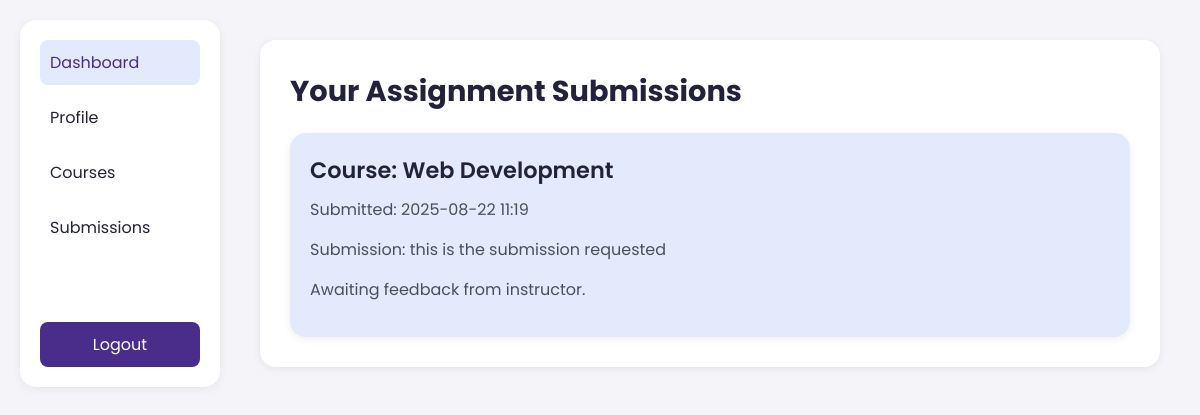
The app's page /submissions (signed in) with its own data.
### tables this page shows
CREATE TABLE submissions (
        id INTEGER PRIMARY KEY AUTOINCREMENT,
        user_id INTEGER,
        course_id INTEGER,
        submission_text TEXT,
        submitted_at TEXT DEFAULT CURRENT_TIMESTAMP,
        feedback TEXT,
        graded_by INTEGER,
        grade INTEGER
    );

CREATE TABLE courses (
        id INTEGER PRIMARY KEY AUTOINCREMENT,
        title TEXT NOT NULL,
        description TEXT,
        video_url TEXT,
        video_path TEXT, 
        instructor_id INTEGER,
        topics TEXT,
        image_path TEXT,
        FOREIGN KEY (instructor_id) REFERENCES users(id)
    );

### app.py (the view)
@app.route('/submissions')
def submissions():
    if 'user_id' not in session or session['role'] != 'student':
        return redirect(url_for('index'))
    db = get_db()
    submissions = db.execute('SELECT s.*, c.title AS course_title FROM submissions s '
                             'JOIN courses c ON s.course_id = c.id '
                             'WHERE s.user_id = ?', (session['user_id'],)).fetchall()
    return render_template('submissions.html', submissions=submissions)

### app.py (called while the page is built)
@app.template_filter('datetimeformat')
def datetimeformat(value, format='%Y-%m-%d %H:%M'):
    if value == 'now':
        return datetime.now().strftime(format)
    try:
        return datetime.strptime(value, '%Y-%m-%d %H:%M:%S').strftime(format) if value else ''
    except (ValueError, TypeError):
        return value

### database.py (called while the page is built)
def get_db():
    conn = sqlite3.connect('database.db')
    conn.row_factory = sqlite3.Row
    return conn

### templates/submissions.html (shortened to what this page needs)
<!DOCTYPE html>
<html lang="en">
<head>
  <link rel="stylesheet" href="{{ url_for('static', filename='css/styles.css') }}">
</head>
<body>
<div class="container">
<nav class="sidebar" aria-label="Sidebar navigation">
        <a href="{{ url_for('student_dashboard') }}" class="active">Dashboard</a>
      <a href="{{ url_for('profile') }}">Profile</a>
      <a href="{{ url_for('courses') }}">Courses</a>
      <a href="{{ url_for('submissions') }}">Submissions</a>
      <a href="{{ url_for('logout') }}" class="logout-btn">Logout</a>
    </nav>
  <section class="dashboard-card" aria-labelledby="submissions-title">
    <h2 id="submissions-title" class="card-title">Your Assignment Submissions</h2>
    {% if submissions %}
    <div class="course-grid">
      {% for submission in submissions %}
      <article class="course-card">
        <h3 class="course-title">Course: {{ submission.course_title }}</h3>
        <p class="card-text">Submitted: {{ submission.submitted_at | datetimeformat or 'Unknown' }}</p>
        <p class="card-text">Submission: {{ submission.submission_text | truncate(100, true) }}</p>
        {% if submission.feedback %}
        <div class="feedback-section">
          <p class="card-text"><strong>Feedback:</strong> {{ submission.feedback }}</p>
          <p class="card-text"><strong>Grade:</strong> {{ submission.grade }}/100</p>
        </div>
        {% else %}
        <p class="card-text">Awaiting feedback from instructor.</p>
        {% endif %}
      </article>
      {% endfor %}
    </div>
    {% else %}
    <p class="card-text">You have not submitted any assignments yet.</p>
    {% endif %}
  </section>
</div>
</body>
</html>

### static/css/styles.css (style rules this page uses)
* { margin: 0; padding: 0; box-sizing: border-box; }
:root { --primary-color: #4A2C8A; --secondary-color: #6B46C1; --accent-color: #86c83b; --bg-gradient-start: #616391; --bg-gradient-mid: rgba(99, 102, 241, 0.55); --bg-gradient-end: #8a8bae; --text-color: #22223b; --muted-text: #495057; --bg-light: #f4f7fe; --bg-white: #ffffff; --bg-card: #e3eafc; --shadow-sm: 0 2px 8px rgba(0,0,0,0.07); --shadow-md: 0 4px 16px rgba(0,0,0,0.12); --border-radius: 16px; --border-radius-pill: 999px; --transition: all 0.3s ease; --font-primary: 'Poppins', sans-serif; --font-heading: 'Montserrat', sans-serif; }
body { font-family: var(--font-primary); background: #f5f5f9; color: var(--text-color); }
a { text-decoration: none; color: var(--primary-color); transition: var(--transition); }
.logout-btn { background-color: var(--primary-color); color: #fff; padding: 8px 16px; border-radius: var(--border-radius-pill); }
.container { display: flex; gap: 20px; max-width: 1200px; margin: 0 auto; padding: 20px; }
.sidebar { width: 200px; background: var(--bg-white); border-radius: var(--border-radius); box-shadow: var(--shadow-sm); padding: 20px; display: flex; flex-direction: column; gap: 10px; }
.sidebar a { padding: 10px; border-radius: 8px; color: var(--text-color); transition: var(--transition); }
.sidebar a:hover, .sidebar a.active { background: var(--bg-card); color: var(--primary-color); }
.sidebar .logout-btn { margin-top: auto; background: var(--primary-color); color: #fff; text-align: center; }
.profile-card, .dashboard-card { flex: 1; background: var(--bg-white); border-radius: var(--border-radius); box-shadow: var(--shadow-sm); padding: 30px; margin: 20px; }
.card-title { font-size: 1.8em; margin-bottom: 20px; }
.card-text { font-size: 1em; color: var(--muted-text); margin-bottom: 15px; }
.course-grid { display: grid; grid-template-columns: repeat(auto-fit, minmax(250px, 1fr)); gap: 24px; }
.course-card { background: var(--bg-card); border-radius: var(--border-radius); box-shadow: var(--shadow-sm); padding: 20px; transition: var(--transition); will-change: transform; }
.course-title { font-size: 1.4em; font-weight: 600; margin-bottom: 10px; }

### records on screen
submissions: course_title "Web Development", submitted_at "2025-08-22 11:19", submission_text "this is the submission requested"
